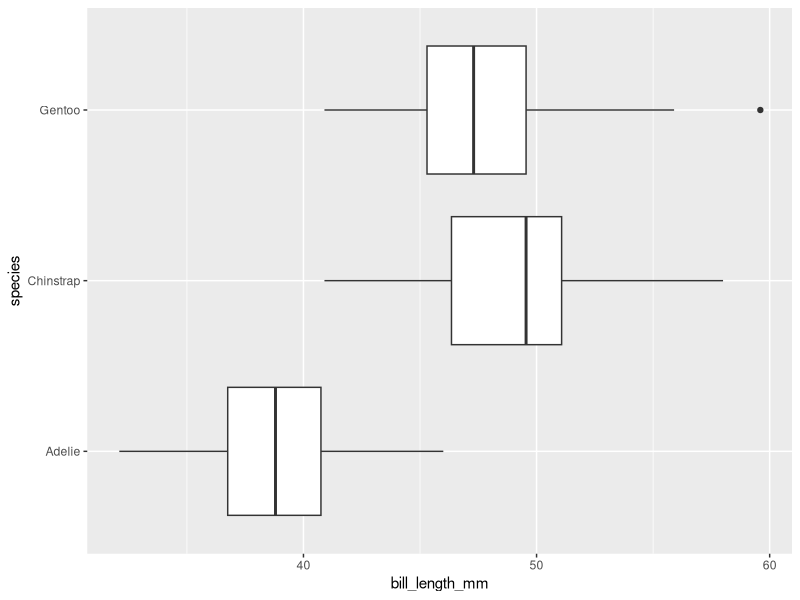
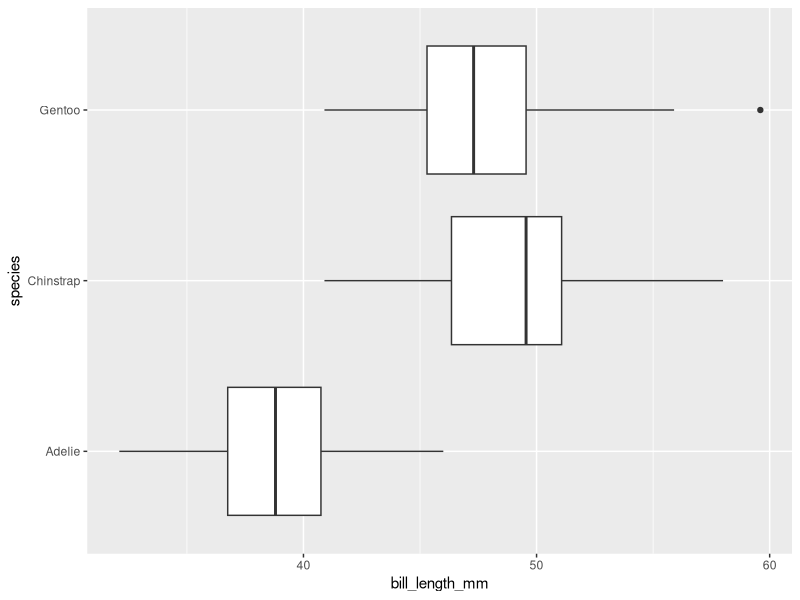

Recreate these plots in R, in order.

            library(ggplot2)
            library(palmerpenguins)
            built_answer <- tryCatch(
                {
                    set.seed(42)
                    ggplot(penguins, aes(x = species, y = bill_length_mm)) + geom_boxplot() + coord_flip()
                    suppressWarnings(
                        if (!file.exists("/sandbox/figures/bill-length_species_boxplot_coord_flip_answer.png")) {
                            ggsave(
                                width = 3,
                                height = 3,
                                "/sandbox/figures/bill-length_species_boxplot_coord_flip_answer.png"
                            )
                        }
                    )
                    suppressWarnings(
                        ggplot_build(last_plot())
                    )
                },
                error = function(e) {
                    'ERROR'
                }
            )
            built_submission <- tryCatch(
                {
                    set.seed(42)
                    ggplot(data = penguins, aes(x = species, y = bill_length_mm)) +
  geom_boxplot() +
  coord_flip()
                    suppressWarnings(
                        ggsave(
                            width = 3,
                            height = 3,
                            "figures/bill-length_species_boxplot_coord_flip_submission_qwen.png"
                        )
                    )
                    suppressWarnings(
                        ggplot_build(last_plot())
                    )
                },
                error = function(e) {
                    'ERROR'
                }
            )
            cat(isTRUE(all.equal(built_answer, built_submission)))
        
